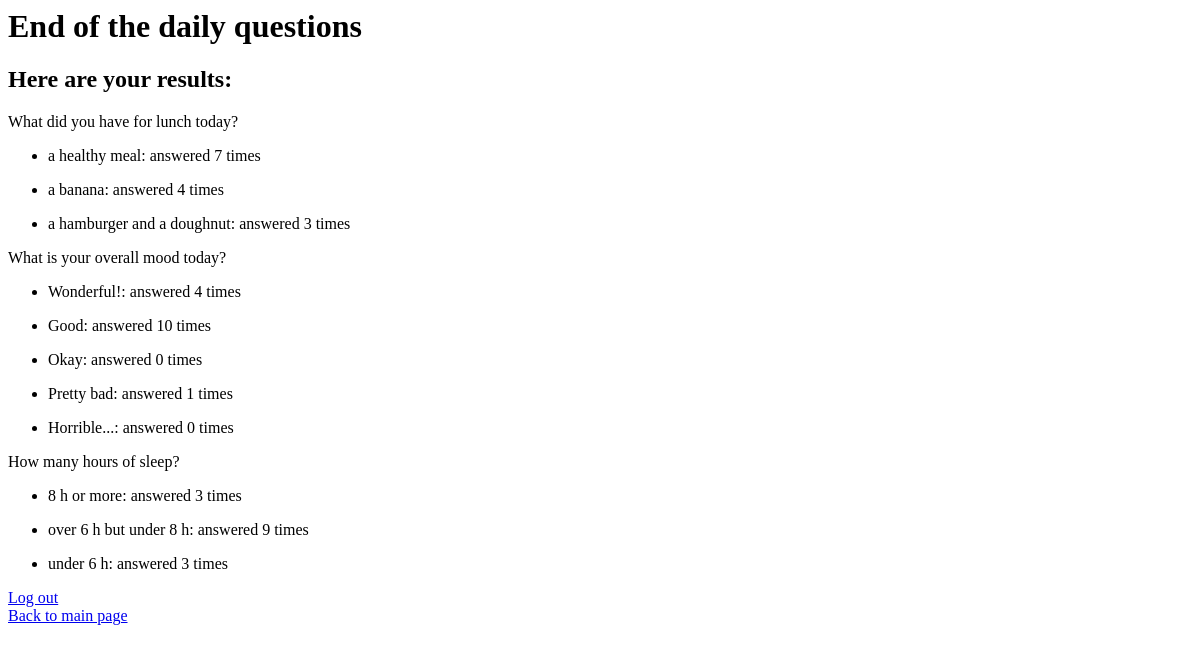
/end/, run on an earlier commit of the app's database.
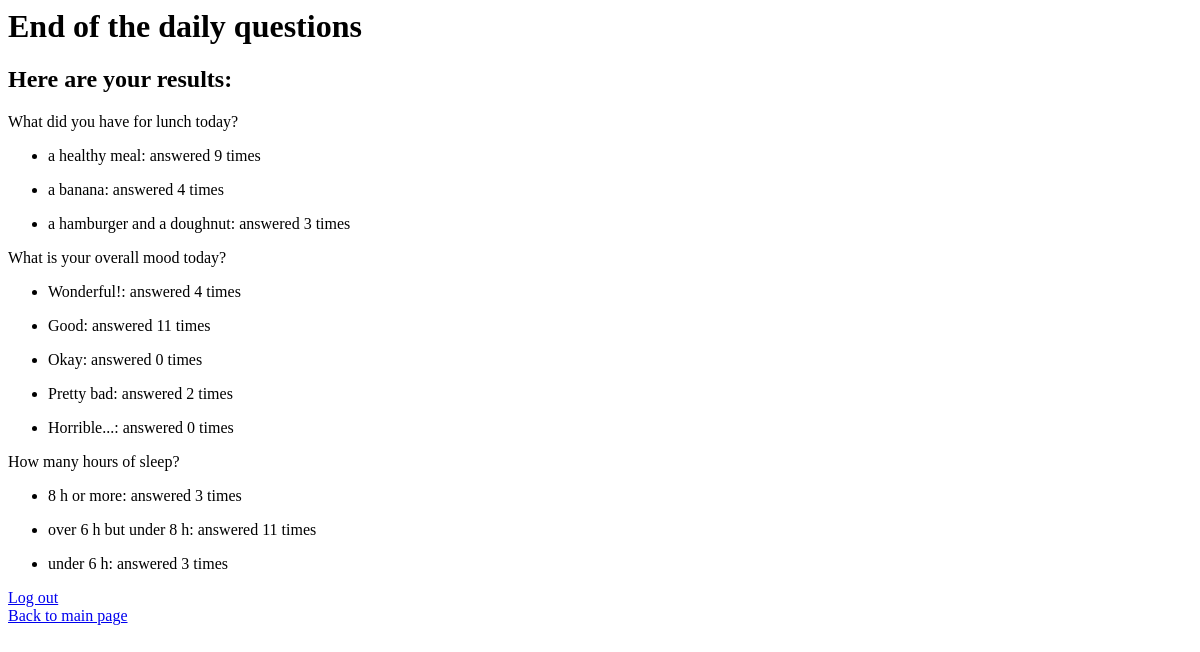
And on a later commit of the database.
### myapp/models.py (models this page shows, shortened)
class Answer(models.Model):
    user = models.ForeignKey(User, on_delete=models.CASCADE)
    question = models.ForeignKey(Question, on_delete=models.CASCADE)
    choice_text = models.CharField(max_length=200)
    answer_date = models.DateTimeField(auto_now_add=True)
    amount = models.IntegerField(default=0)

### myapp/views.py (the view)
# urls.py: path('end/', views.endView, name='endpage'),
def endView(request):
    question_list = Question.objects.all()
    answer_list = Answer.objects.all()
    combined_list = []
    for question, answer in zip(question_list, resultslist):
        combined_list.append((question, answer))
    context = {
        'combined_list': combined_list,
        'answer_list': answer_list,
        'question_list': question_list,
    }
    return render(request, 'myapp/end.html', context)

### myapp/templates/myapp/end.html
<h1>End of the daily questions</h1>
<h2>Here are your results:</h2>
{% if question_list %}
{% for question in question_list %}
{{ question.question_text }}
{% for answer in answer_list %}
{% if question == answer.question %}
    <ul>
        <li>{{ answer.choice_text }}: answered {{ answer.amount }} times</li>
    </ul>
{% endif %}
{% endfor %}
{% endfor %}
{% endif %}
<a href="{% url 'myapp:logout' %}">Log out</a> </br>
<a href="{% url 'myapp:index' %}">Back to main page</a>

What changed in the data, as far as the page shows it:
changed Answer "a healthy meal": amount "7" → "9"
changed Answer "Good": amount "10" → "11"
changed Answer "Pretty bad": amount "1" → "2"
changed Answer "over 6 h but under 8 h": amount "9" → "11"
